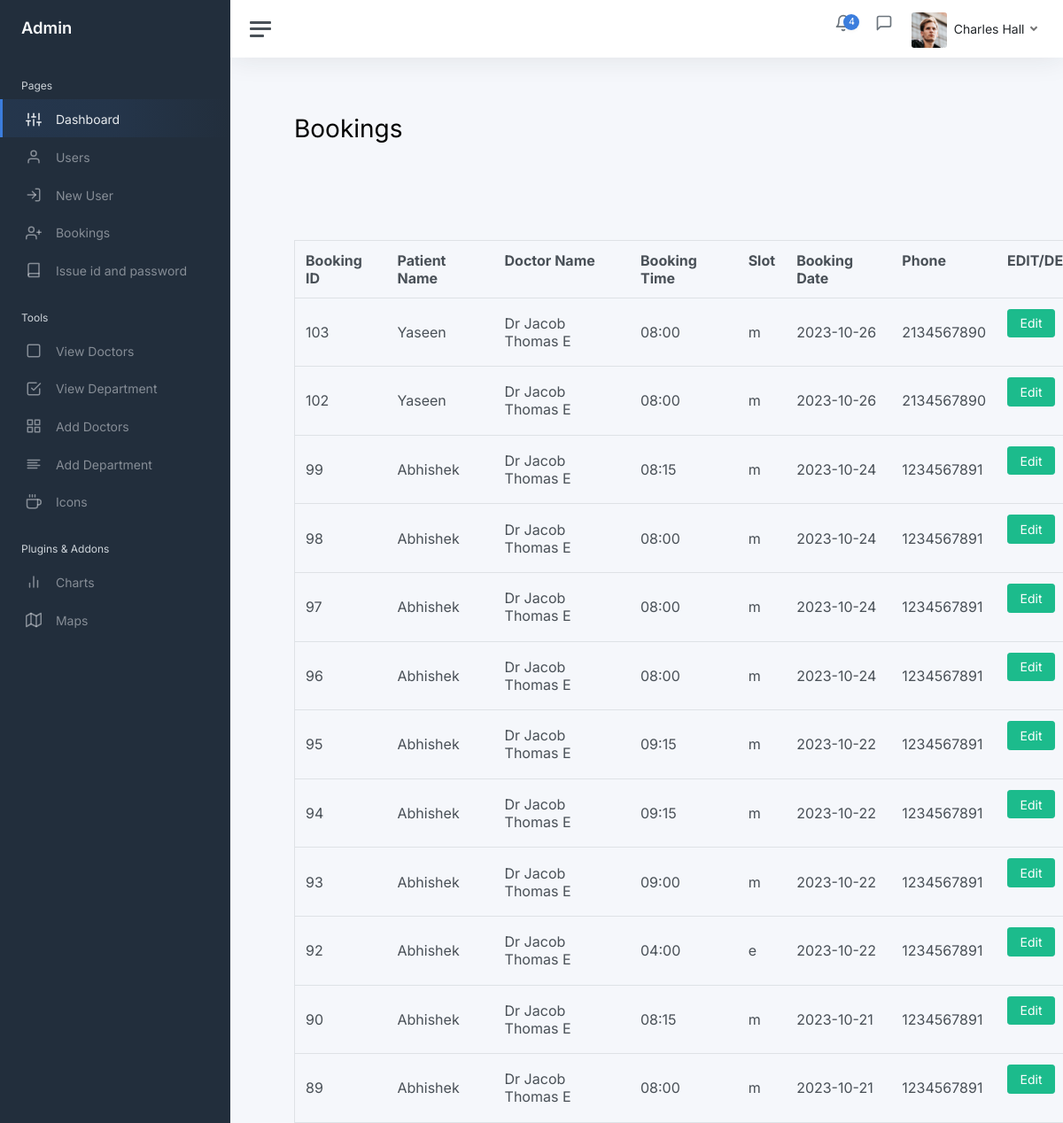
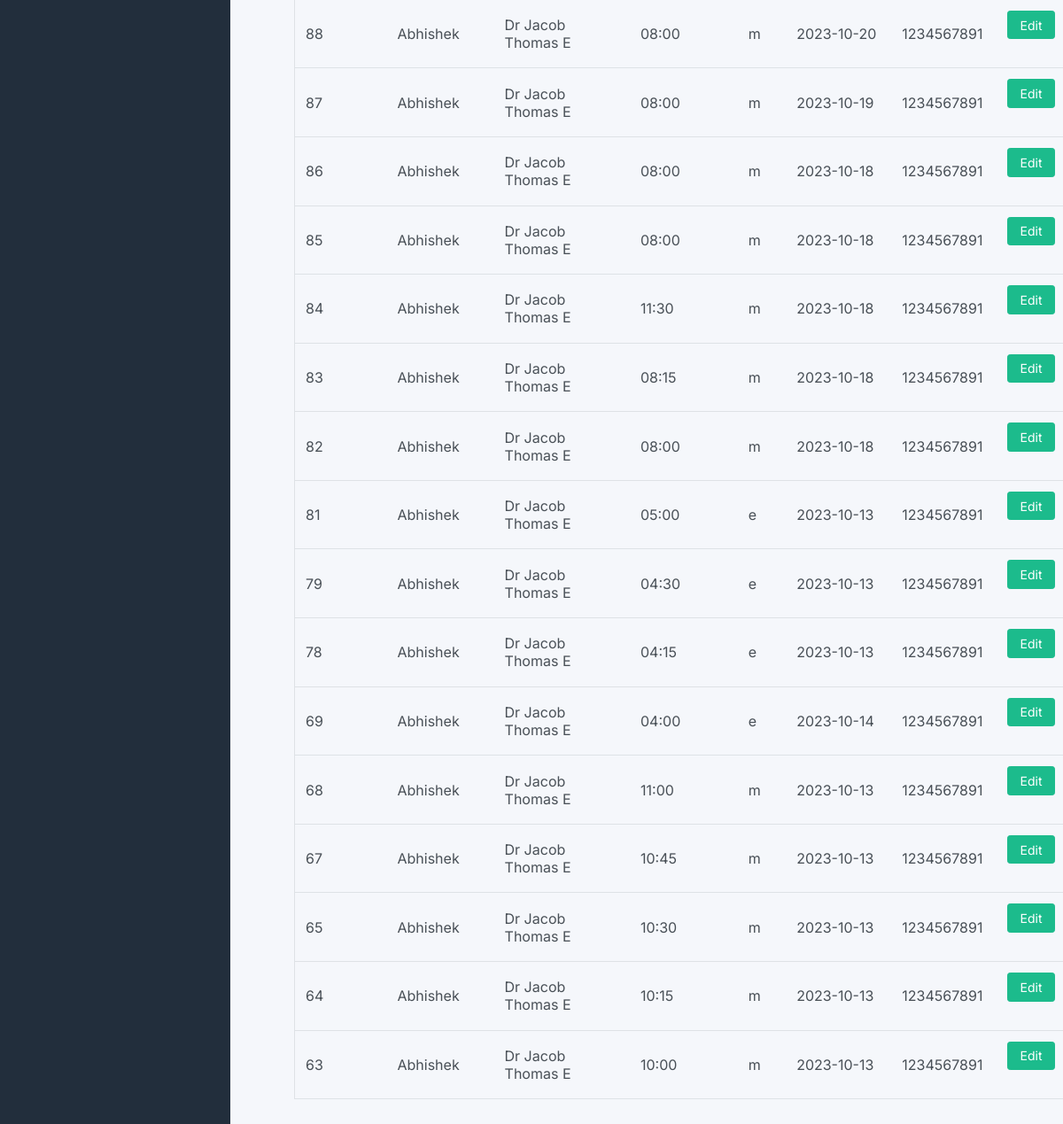
The app's page /admin12/viewbooking.php, older data (2 pictures, top to bottom).
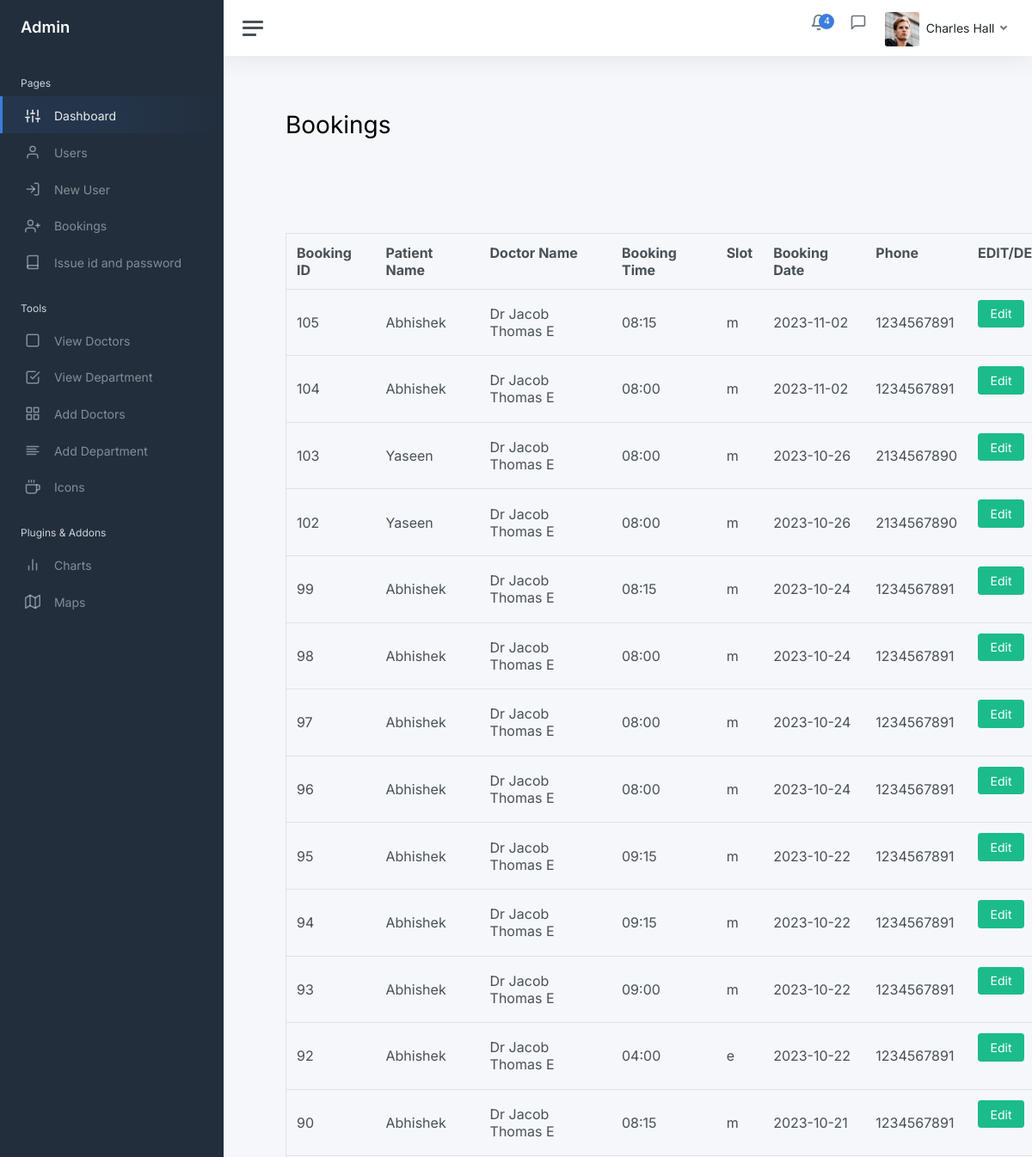
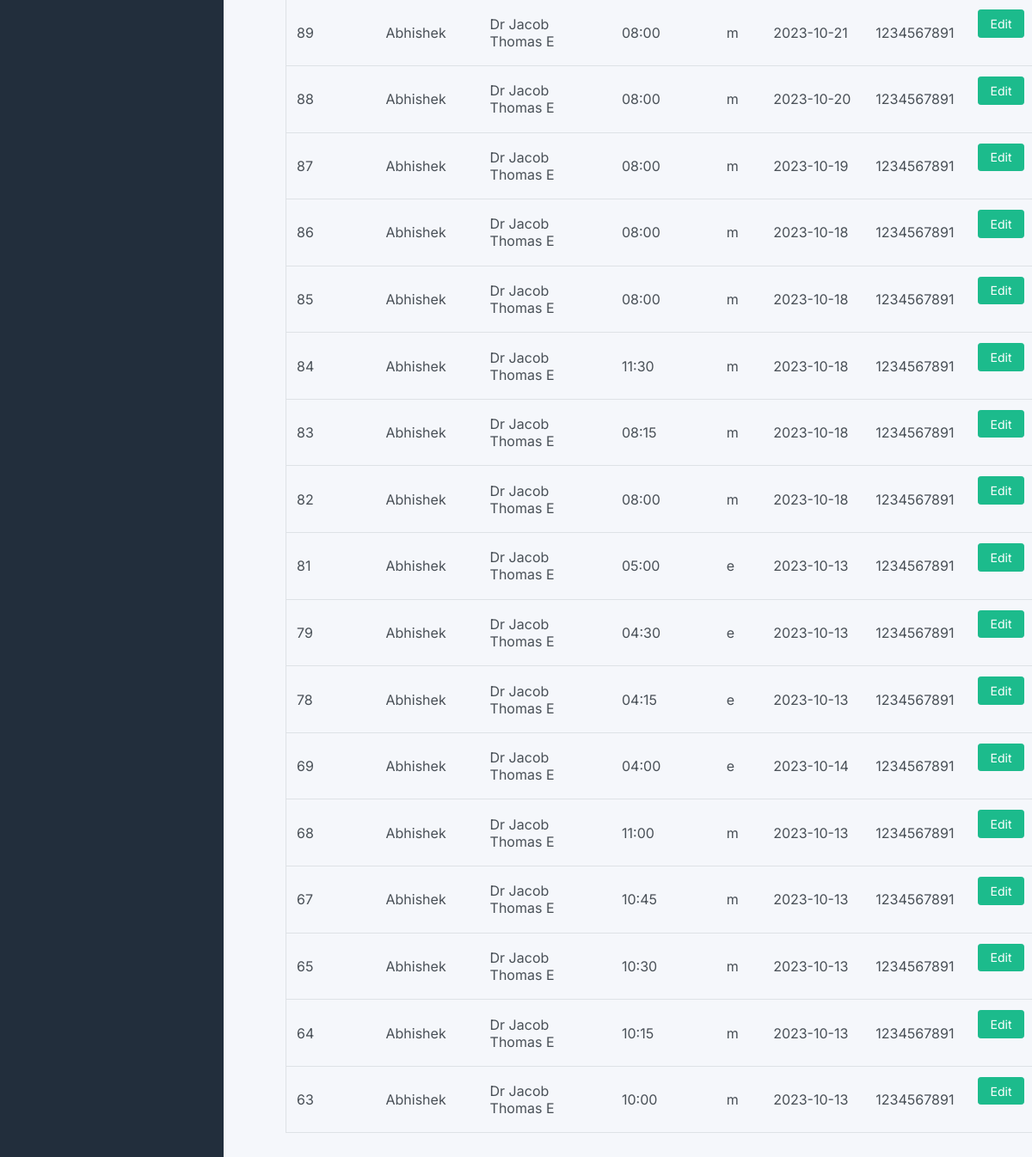
The same page, newer data (2 pictures, top to bottom).
### tables this page shows
CREATE TABLE IF NOT EXISTS `booking` (
  `id` int NOT NULL AUTO_INCREMENT,
  `doctor_id` int NOT NULL,
  `user_id` int NOT NULL,
  `booked_datetime` datetime NOT NULL,
  `appo_date` date NOT NULL,
  `appo_time` char(5) NOT NULL,
  `status` varchar(25) NOT NULL,
  `slot` varchar(15) NOT NULL,
  PRIMARY KEY (`id`),
  UNIQUE KEY `id` (`id`)
);

CREATE TABLE IF NOT EXISTS `user` (
  `id` int NOT NULL AUTO_INCREMENT,
  `name` varchar(50) NOT NULL,
  `gender` varchar(6) NOT NULL,
  `age` int NOT NULL,
  `email` varchar(50) NOT NULL,
  `phone` char(10) NOT NULL,
  `password` varchar(50) NOT NULL,
  PRIMARY KEY (`id`),
  UNIQUE KEY `email` (`email`)
);

CREATE TABLE IF NOT EXISTS `doctor` (
  `id` int NOT NULL AUTO_INCREMENT,
  `name` varchar(50) NOT NULL,
  `gender` char(2) NOT NULL,
  `department` varchar(50) NOT NULL,
  `qualification` varchar(100) NOT NULL,
  `address` varchar(100) NOT NULL,
  `image` varchar(200) NOT NULL,
  `phone` char(10) NOT NULL,
  `dob` date NOT NULL,
  `description` varchar(500) NOT NULL,
  `fee` int NOT NULL,
  `username` varchar(50) NOT NULL,
  `password` varchar(50) NOT NULL,
  PRIMARY KEY (`id`)
);

### classes/DataAccess.class.php (the view, shortened to what this page needs)
<?php
class DataAccess
{
	private $_con,$_query,$_errors;
	public function __construct()
	{
		if(!$this->_con=mysqli_connect(DB_HOST,DB_USER,DB_PASSWORD,DB_NAME))
		{
			die("connection Error");
		}
	}
    public function getDataJoin($fields,$table,$condition = "1",$join=NULL)
	{
		$this->_query = "select ";
		if(is_array($fields))
		{
				$this->_query.=implode(",",$fields);
        }
		$this->_query.=" from $table ";
        if(isset($join) && $join!=NULL)
        {
            if(is_array($join))
            {
                foreach($join as $i=>$v)
                {
                    if(is_array($v))
                    {
                        if($v['1']=='innerjoin' || $v['1']=='join' || $v['1']=='')
                        {
                            $this->_query.=" inner join ".$i." on ".$v['0'];
                        }
                    }
                }
            }
        }
        $this->_query.=" where $condition";
		$resref=mysqli_query($this->_con,$this->_query);
		$dataArr = array();
		if(mysqli_num_rows($resref))
		{
			while($rows = mysqli_fetch_assoc($resref))
			{
				$dataArr[] = $rows;
			}
		}
		return $dataArr;
	}
    public function selectAsTable($fields,$table,$condition="1",$join=NULL,$actions=null,$config=null)
    {
        $resultArr=$this->getDataJoin($fields,$table,$condition,$join);
        $str="";
        foreach($resultArr as $values)
        {
            $str.="<tr>";
            foreach($values as $key=>$val)
            {
                $flag=1;
                if($flag==1)
                {
                if(isset($config['hiddenfields']))
                {
                    if(!in_array($key,$config['hiddenfields']))
                    {
                        $str.="<td>".$val."</td>";
                    }
                }
                else
                    $str.="<td>".$val."</td>";
                }
            }
            if($actions!=null && is_array($actions))
            {
                if((isset($config['actions_td']) && $config['actions_td']==false) || !isset($config['actions_td']))
                    $str.="<td>";
                foreach($actions as $ind=>$act)
                {
                        $str.="<a href='".$act['link']."?";
                        foreach($act['params'] as $param=>$pvalue)
                        {
                            $str.=$param."=".$values[$pvalue]."&";
                        }
                        $str=$this->_chop_string($str);
                        $str.="' ";
                        foreach($act['attributes'] as $attr=>$attrval)
                        {
                            $str.=$attr."='".$attrval."' ";
                        }
                        $str.=" >".$act['label']."</a>&nbsp;&nbsp;&nbsp;";
                }
                if((isset($config['actions_td']) && $config['actions_td']==false) || !isset($config['actions_td']))
                    $str.="</td>";
            }
            $str.="</tr>";
        }
        return $str;
    }
    private function _chop_string($str)
    {
        return substr($str,0,strlen($str)-1);
    }
}
?>

### admin12/header.php (shortened to what this page needs)
<html lang="en">
<head>
	<link href="css/app.css" rel="stylesheet">
</head>
<body>
	<div class="wrapper">
		<nav id="sidebar" class="sidebar js-sidebar">
			<div class="sidebar-content js-simplebar">
				<a class="sidebar-brand" href="index.html">
          <span class="align-middle">Admin</span>
        </a>
				<ul class="sidebar-nav">
					<li class="sidebar-header">
						Pages
					</li>
					<li class="sidebar-item active">
						<a class="sidebar-link" href="dashboard.php">
              <i class="align-middle" data-feather="sliders"></i> <span class="align-middle">Dashboard</span>
            </a>
					</li>
					<li class="sidebar-item">
						<a class="sidebar-link" href="users.php">
              <i class="align-middle" data-feather="user"></i> <span class="align-middle">Users</span>
            </a>
					</li>
					<li class="sidebar-item">
						<a class="sidebar-link" href="newuser.php">
              <i class="align-middle" data-feather="log-in"></i> <span class="align-middle">New User</span>
            </a>
					</li>
					<li class="sidebar-item">
						<a class="sidebar-link" href="viewbooking.php">
              <i class="align-middle" data-feather="user-plus"></i> <span class="align-middle">Bookings</span>
            </a>
					</li>
					<li class="sidebar-item">
						<a class="sidebar-link" href="idpass.php">
              <i class="align-middle" data-feather="book"></i> <span class="align-middle">Issue id and password</span>
            </a>
					</li>
					<li class="sidebar-header">
						Tools
					</li>
					<li class="sidebar-item">
						<a class="sidebar-link" href="/projectbca21016/admin12/viewdoctor.php">
              <i class="align-middle" data-feather="square"></i> <span class="align-middle">View Doctors</span>
            </a>
					</li>
					<li class="sidebar-item">
						<a class="sidebar-link" href="/projectbca21016/admin12/viewdepartment.php">
              <i class="align-middle" data-feather="check-square"></i> <span class="align-middle">View Department</span>
            </a>
					</li>
					<li class="sidebar-item">
						<a class="sidebar-link" href="/projectbca21016/admin12/doctor.php">
              <i class="align-middle" data-feather="grid"></i> <span class="align-middle">Add Doctors</span>
            </a>
					</li>
					<li class="sidebar-item">
						<a class="sidebar-link" href="/projectbca21016/admin12/department.php">
              <i class="align-middle" data-feather="align-left"></i> <span class="align-middle">Add Department</span>
            </a>
					</li>
					<li class="sidebar-item">
						<a class="sidebar-link" href="icons-feather.html">
              <i class="align-middle" data-feather="coffee"></i> <span class="align-middle">Icons</span>
            </a>
					</li>
					<li class="sidebar-header">
						Plugins & Addons
					</li>
					<li class="sidebar-item">
						<a class="sidebar-link" href="charts-chartjs.html">
              <i class="align-middle" data-feather="bar-chart-2"></i> <span class="align-middle">Charts</span>
            </a>
					</li>
					<li class="sidebar-item">
						<a class="sidebar-link" href="maps-google.html">
              <i class="align-middle" data-feather="map"></i> <span class="align-middle">Maps</span>
            </a>
					</li>
				</ul>
			</div>
		</nav>
		<div class="main">
			<nav class="navbar navbar-expand navbar-light navbar-bg">
				<a class="sidebar-toggle js-sidebar-toggle">
          <i class="hamburger align-self-center"></i>
        </a>
				<div class="navbar-collapse collapse">
					<ul class="navbar-nav navbar-align">
						<li class="nav-item dropdown">
							<a class="nav-icon dropdown-toggle" href="#" id="alertsDropdown" data-bs-toggle="dropdown">
								<div class="position-relative">
									<span class="indicator">4</span>
								</div>
							</a>
						</li>
						<li class="nav-item dropdown">
							<a class="nav-icon dropdown-toggle" href="#" id="messagesDropdown" data-bs-toggle="dropdown">
								<div class="position-relative">
									<i class="align-middle" data-feather="message-square"></i>
								</div>
							</a>
						</li>
						<li class="nav-item dropdown">
							<a class="nav-link dropdown-toggle d-none d-sm-inline-block" href="#" data-bs-toggle="dropdown">
                <img src="img/avatars/avatar.jpg" class="avatar img-fluid rounded me-1" alt="Charles Hall" /> <span class="text-dark">Charles Hall</span>
              </a>
						</li>
					</ul>
				</div>
			</nav>
			<main class="content">
					<div class="row">
						<div class="col-xl-6 col-xxl-5 d-flex">
							<div class="w-100">

### admin12/viewbooking.php (shortened to what this page needs)
<?php
$dao=new DataAccess();
?>
<?php include('header.php'); ?>
    <div class="container_gray_bg" id="home_feat_1">
    <div class="container">
        <h1>Bookings</h1>
    	<div class="row">
            <div class="col-md-12">
                <table  border="1" class="table" style="width:60rem;margin-top:100px;">
                    <tr>
                        <th>Booking ID</th>
                        <th>Patient Name</th>
                        <th>Doctor Name</th>
                        <th>Booking Time</th>
                        <th>Slot</th>
                        <th>Booking Date</th>
                        <th>Phone</th>
                        <th>EDIT/DELETE</th>
                    </tr>
<?php
    $actions=array(
    'edit'=>array('label'=>'Edit','link'=>'editbooking.php','params'=>array('id'=>'id'),'attributes'=>array('class'=>'btn btn-success')),
    'delete'=>array('label'=>'Delete','link'=>'deletebooking.php','params'=>array('id'=>'id'),'attributes'=>array('class'=>'btn btn-success'))
    );
    $config=array(
    );
   $join=array(
    'user u'=>array('b.user_id=u.id','join'),
    'doctor d'=>array('b.doctor_id=d.id','join'),
);
     $fields=array('b.id','u.name as u_name','d.name as doctor_name','b.appo_time','b.slot','b.appo_date','u.phone');
    $users=$dao->selectAsTable($fields,'booking as b','b.id=b.id ORDER BY b.id DESC',$join,$actions,$config);
    echo $users;
?>
                </table>
            </div>
        </div>
    </div>
    </div>

Row changes from the older to the newer data that the page shows:
added booking: id "105", appo_time "08:15", slot "m", appo_date "2023-11-02"
added booking: id "104", appo_time "08:00", slot "m", appo_date "2023-11-02"
Text that changed along with them:
$act['label']: "Edit Edit Edit Edit Edit Edit Edit Edit Edit Edit Edit Edit Edit Edit Edit Edit Edit Edit Edit Edit Edit Edit Edit Edit Edit Edit Edit Edit" → "Edit Edit Edit Edit Edit Edit Edit Edit Edit Edit Edit Edit Edit Edit Edit Edit Edit Edit Edit Edit Edit Edit Edit Edit Edit Edit Edit Edit Edit Edit"
new list line: "08:15"
new list line: "08:00"
new list line: "Abhishek"
new list line: "Dr Jacob Thomas E"
new list line: "m"
new list line: "1234567891"
